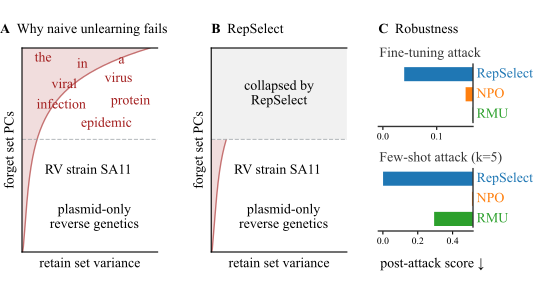

Reproduce this figure in Python.
# %%
"""Schematic for Fig 1, panels A and B.

Panel A: PC index (high-variance top, low-variance bottom) on y-axis;
activation energy on x-axis. Two translucent bands: forget (green) and retain
(red). Top PCs region annotated as shared/disruptive; baseline unlearning
arrow points into top region.

Panel B: same plot, but top-PC region is collapsed (shaded out / hatched);
RepSelect update arrow points into the bottom (forget-specific) region.
"""

from pathlib import Path

import matplotlib.pyplot as plt
import numpy as np
from matplotlib.gridspec import GridSpec, GridSpecFromSubplotSpec

import json

# this style set MUST be before font set, to not overwrite them
plt.style.use("default")  # reset before applying our rcParams

plt.rcParams["font.size"] = 10

plt.rcParams["font.family"] = "serif"
plt.rcParams["font.serif"] = ["Times New Roman"]
plt.rcParams["mathtext.fontset"] = "stix"  # serif math glyphs
plt.rcParams["pdf.fonttype"] = 42  # embed real TTF, not Type 3 paths


# plt.rcParams["font.family"] = "Times New Roman"

# plt.rcParams["text.usetex"] = True
# plt.rcParams["font.family"] = "serif"
# plt.rcParams["font.serif"] = ["Times"]
# plt.rcParams["text.latex.preamble"] = r"\usepackage{mathptmx}"

# plt.rcParams["text.usetex"] = True
# plt.rcParams["font.family"] = "serif"
# plt.rcParams["text.latex.preamble"] = r"\usepackage{mathptmx}"

OUT = Path(__file__).parent / "fig1_schematic.pdf"

BLACK = "#000000"
# RED = "#7a1717"    # dark red
RED = "#a31f1f"  # dark red
GREEN = "#2ca02c"
GREY = "#9aa0a6"

# --- spectra over PC index (0=top PC, 1=bottom PC) -----------------------
_N = 1000
_y_spec = np.linspace(0, 1, _N)
# Forget: peaks at top, with a heavier tail toward bottom PCs.
_forget_spec = 0.85 * np.exp(-(_y_spec / 0.35) ** 1.4) + 0.15 * (1 - _y_spec) ** 0.4
_forget_spec = _forget_spec / _forget_spec.max()
# Retain: at the top extends ~2x further right than forget, then decays fast.
_retain_spec = 2.0 * np.exp(-_y_spec / 0.18) + 0.12 * (1 - _y_spec) ** 0.6
# SHADE_AREA = "#cfe2f7"
SHADE_AREA = "#eeeeee"

TOP_FRAC = 0.448  # boundary between "top PCs" and "bottom PCs" regions
XLIM = (0, 2.25)

# (text, x, y) — y in [0,1] with 0 = top PCs (plot is inverted)
TOP_WORDS = [
    ("the", 0.35, 0.05),
    ("a", 1.65, 0.06),
    ("in", 1.0, 0.08),
    ("virus", 1.6, 0.15),
    # ("RNA",   0.48, 0.16),
    ("viral", 0.7, 0.18),
    ("protein", 1.8, 0.26),
    ("infection", 0.65, 0.28),
    ("epidemic", 1.40, 0.37),
]
BOTTOM_WORDS = [
    ("RV strain SA11", 1.1, 0.6),
    ("plasmid-only\nreverse genetics", 1.2, 0.83),
    # ("Bordetella\npertussis", 1.0, 0.97),
]


def draw_panel(ax, *, collapsed: bool, title: str):
    # Retain spectrum as a low-alpha background band.
    if collapsed:
        _mask = _y_spec >= TOP_FRAC
        _yy, _rr = _y_spec[_mask], _retain_spec[_mask]
    else:
        _yy, _rr = _y_spec, _retain_spec
    ax.fill_betweenx(_yy, 0, _rr, color=RED, alpha=0.15, lw=0, zorder=0)
    ax.plot(_rr, _yy, color=RED, lw=1.0, alpha=0.6, zorder=1)

    # Bottom words: shown in both panels.
    for txt, x, y in BOTTOM_WORDS:
        ax.text(x, y, txt, ha="center", va="center", fontsize=10, color=BLACK,
                zorder=3)

    if collapsed:
        # Mask the top region.
        ax.axhspan(0, TOP_FRAC, color=SHADE_AREA, alpha=0.85, lw=0, zorder=2)
        ax.text(
            (XLIM[0] + XLIM[1]) / 2,
            TOP_FRAC / 2,
            "collapsed by\nRepSelect",
            ha="center",
            va="center",
            fontsize=10,
            color="black",
            zorder=4,
        )
    else:
        for txt, x, y in TOP_WORDS:
            ax.text(x, y, txt, ha="center", va="center", fontsize=10, color=RED,
                    zorder=3)

    # Top-PC region marker
    ax.axhline(TOP_FRAC, color=GREY, lw=0.8, ls="--", alpha=0.7)

    # Axis cosmetics
    ax.set_xlim(*XLIM)
    ax.set_ylim(1, 0)  # invert: top PCs at top
    ax.set_xticks([])
    ax.set_yticks([])
    ax.spines["right"].set_visible(False)
    ax.set_xlabel("retain set variance", fontsize=10)
    # ax.set_ylabel(r"bottom PCs  $\longleftrightarrow$  top PCs (on forget)", fontsize=10)
    ax.set_ylabel(r"forget set PCs", fontsize=10)
    # ax.yaxis.set_label_coords(-0.06, 0.40)
    if title is not None:
        ax.set_title(title, fontsize=10, weight="bold", loc="left")


# --- panel C: robustness bars --------------------------------------------
METHODS = ["RMU", "NPO", "RepSelectSimple_forget"]
METHOD_LABELS = {
    "RMU": "RMU",
    "NPO": "NPO",
    "RepSelectSimple_forget": "RepSelect",
}
# Use default matplotlib tab colors, assigned by method (RepSelect first).
_DEFAULT_CYCLE = plt.rcParams["axes.prop_cycle"].by_key()["color"]
METHOD_COLORS = {
    "RepSelectSimple_forget": _DEFAULT_CYCLE[0],  # blue
    "NPO": _DEFAULT_CYCLE[1],  # orange
    "RMU": _DEFAULT_CYCLE[2],  # green
}

# Fine-tuning attack: pull from results.json used by main_grid (Llama-3.1-8B / WMDP-Bio).
# Match main_grid: take mean of the top-10 lowest scores per method.
_results_path = (
    Path(__file__).parent.parent / "benchmarks" / "wmdp_low_mi" / "results.json"
)
with open(_results_path) as _f:
    _ft_data = json.load(_f)
ft_values = {}
for m in METHODS:
    _scores = sorted(_ft_data[m]["Llama-3.1-8B"]["scores"])[:10]
    ft_values[m] = float(np.mean(_scores))

# No-unlearn baselines for Llama-3.1-8B / WMDP-Bio.
FT_BASELINE = 0.16739  # from community/benchmarks/wmdp_low_mi/baselines.yaml
FS_BASELINE = 0.517  # from user's few-shot table (no-unlearn, k=5)

# Few-shot k=5 attack on Llama-3.1-8B / WMDP-Bio (from user's table).
fs_values = {
    "RMU": 0.294,
    "NPO": 0.511,
    "RepSelectSimple_forget": 0.001,
}


def draw_panel_c(ax, values, baseline, title):
    """main_grid convention: bars right-anchored at no-unlearn baseline,
    extending leftward toward 0. Longer bar = more unlearning."""
    methods = METHODS
    # RepSelect at the bottom (longest bar = punchline at the bottom)
    y_pos = np.arange(len(methods))
    vals = [values[m] for m in methods]
    widths = [v - baseline for v in vals]  # negative -> grows leftward
    colors = [METHOD_COLORS[m] for m in methods]

    ax.barh(y_pos, widths, color=colors, height=0.7, left=baseline)

    # Method labels on the right (anchored at baseline). No per-bar numerics.
    for yp, m in zip(y_pos, methods):
        ax.text(
            baseline * 1.04,
            yp,
            METHOD_LABELS[m],
            ha="left",
            va="center",
            fontsize=10,
            color=METHOD_COLORS[m],
        )

    xmin = min(vals + [0]) - baseline * 0.05
    ax.set_xlim(xmin, baseline)
    # Extend the top of the y-axis so the sub-row title has room above the bars
    ax.set_ylim(-0.6, len(methods) + 0.3)
    ax.set_yticks([])
    # Show bottom + right spines (x-axis + baseline anchor); hide top/left.
    for spine in ("top", "left"):
        ax.spines[spine].set_visible(False)
    for spine in ("right", "bottom"):
        ax.spines[spine].set_color("#333")
        ax.spines[spine].set_linewidth(1.0)
    # Shorten the right spine so it doesn't cut through the sub-row title.
    ax.spines["right"].set_bounds(-0.4, len(methods) - 0.5)
    ax.tick_params(axis="x", which="both", labelsize=7, length=2.5, pad=2)

    # Sub-row label INSIDE the axes top-left (doesn't push the axes box).
    ax.text(
        0.01,
        1.01,
        title,
        transform=ax.transAxes,
        fontsize=10,
        color="#333",
        ha="left",
        va="top",
    )


# --- figure ---------------------------------------------------------------
fig = plt.figure(figsize=(5.5, 3.0))
# Reserve right margin for C's method labels (they sit in the gutter outside
# the axes box). Margins set explicitly so saving without bbox_inches='tight'
# preserves the requested 5.5-in width exactly.
# Use 5 gridspec columns so the AB and BC gaps can differ. The B-side y-label
# sticks leftward into the AB gap, making it look smaller, so we make AB ~30%
# larger and BC ~30% smaller.
gs = GridSpec(
    1,
    5,
    figure=fig,
    width_ratios=[1.075, 0.425, 1.075, 0.25, 0.75],
    wspace=0.0,
    top=0.84,
    bottom=0.16,
    left=0.04,
    right=0.86,
)

ax_a = fig.add_subplot(gs[0, 0])
ax_b = fig.add_subplot(gs[0, 2])

gs_c = GridSpecFromSubplotSpec(2, 1, subplot_spec=gs[0, 4], hspace=0.6)
ax_c_ft = fig.add_subplot(gs_c[0, 0])
ax_c_fs = fig.add_subplot(gs_c[1, 0])

draw_panel(ax_a, collapsed=False, title=None)
draw_panel(ax_b, collapsed=True, title=None)

draw_panel_c(ax_c_ft, ft_values, FT_BASELINE, "Fine-tuning attack")
draw_panel_c(ax_c_fs, fs_values, FS_BASELINE, "Few-shot attack (k=5)")
ax_c_fs.set_xlabel(r"post-attack score ↓", fontsize=10)
# Shift the entire few-shot sub-row upward so its x-label aligns vertically
# with the "variance" labels under panels A/B (which have no x-tick labels
# beneath them). Also nudge the x-label slightly to the right.
_FS_SHIFT_UP = 0.07
_bb_fs = ax_c_fs.get_position()
ax_c_fs.set_position([_bb_fs.x0, _bb_fs.y0 + _FS_SHIFT_UP, _bb_fs.width, _bb_fs.height])
ax_c_fs.xaxis.set_label_coords(0.57, -0.34)

# Aligned super-titles via fig.text. A starts at the figure's left edge so its
# (longer) text doesn't crowd panel B's title.
fig.canvas.draw()
bb_a = ax_a.get_position()
bb_b = ax_b.get_position()
bb_c = ax_c_ft.get_position()
title_y = bb_a.y1 + 0.04


def _panel_title(x, letter, text):
    t = fig.text(x, title_y, letter, fontsize=10, weight="bold", ha="left", va="bottom")
    # Place description right after the bold letter; use a renderer-based
    # offset so spacing is consistent across panels.
    fig.canvas.draw()
    bb = t.get_window_extent().transformed(fig.transFigure.inverted())
    fig.text(bb.x1 + 0.012, title_y, text, fontsize=10, ha="left", va="bottom")


_panel_title(0.00, "A", "Why naive unlearning fails")
_panel_title(bb_b.x0 + 0.00, "B", "RepSelect")
_panel_title(bb_c.x0 + 0.00, "C", "Robustness")

fig.savefig(OUT)  # no bbox_inches='tight': preserves exact 5.5 in width
print(f"wrote {OUT}")
